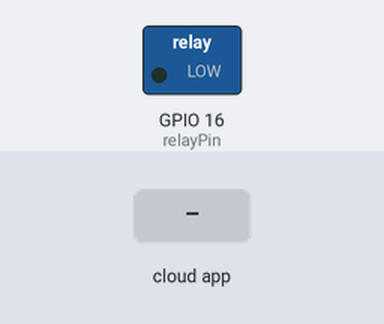
This sketch was run on a simulated ESP8266 (NodeMCU). Shown: switched loads named in the sketch (green lamp = pin HIGH). Inputs (shaded band) come from the test bench. WiFi joins after 1.5 s; servers stay silent unless stated; what the sketch prints to the serial monitor is not drawn.

Above: at 2.7 s.
2.8 s: the phone or cloud app sets lamp to 255
At 3.1 s:
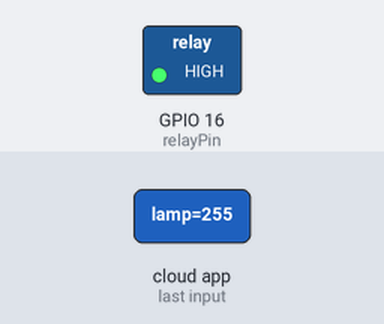
4.3 s: the phone or cloud app sets lamp to 0
At 5.4 s:
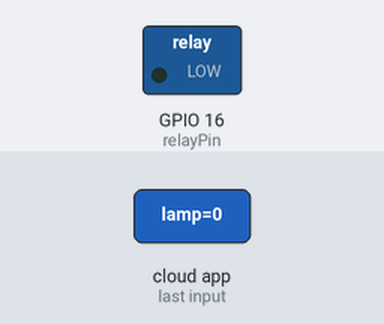
Timing chart, 0 to 7.3 s (numbered marks = the images above; inputs shaded):
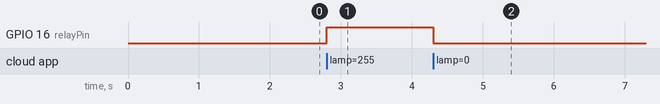

The sketch:

Alexa-ESP-Control.ino
```cpp
#ifdef ARDUINO_ARCH_ESP32
#include <WiFi.h>
#else
#include <ESP8266WiFi.h>
#endif
#include <Espalexa.h>

const char* ssid = "Our-Network";        // Replace with your Wi-Fi SSID
const char* password = "Your-Password"; // Replace with your Wi-Fi password

Espalexa espalexa; // Create an instance of the Espalexa class
bool lampState = false; // Current state of the lamp
const int relayPin = 16;

void lampControl(uint8_t brightness) {
  lampState = brightness == 255;
  digitalWrite(relayPin, lampState ? HIGH : LOW); // Control the relay
}

void addDevices(){
  // Define your devices here.
  espalexa.addDevice("lamp", lampControl);
  espalexa.begin();
}

void setup() {
  Serial.begin(9600);
  pinMode(relayPin, OUTPUT);
  digitalWrite(relayPin, LOW); // Ensure the relay is off initially

  WiFi.begin(ssid, password);
  while (WiFi.status() != WL_CONNECTED) {
    delay(500);
    Serial.print(".");
  }
  Serial.println("Connected to Wi-Fi");

  addDevices();
}

void loop() {
  espalexa.loop(); // Keep the library running
  delay(2);
}
```

Measured:
- after the input at 2.8 s, GPIO 16 (relayPin): LOW → HIGH at once
- after the input at 4.3 s, GPIO 16 (relayPin): HIGH → LOW at once
